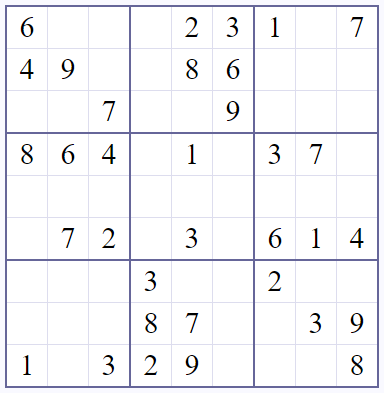
#> input picture Problem Images/1.JPG, 384 x 393 px; its folder holds only this picture in this run
$ python Sudoku_IMG_Reader_Restarted.py   (older library calls are emulated)
#> lines starting #> are read from the running program, lines starting #| are printed output that depends on the picture; after the words box and inside, x2 and y2 are one past the last pixel; in counts of white or black regions, pixels touching at a corner belong together
#> `images = [cv2.imread(file) for file in glob.glob("C:\\Users\\Akash MSI..`: images = 1 item
#> the loop `for i in range (0 , len(images)):` made 1 pass
#> (image_no, cc, ww, hh, color, xx) on pass 1: (1, 3, 414, 423, (255, 255, 255), 15)
#> pass 1, in skew_correction, `img = im.fromarray(img_orig)`:
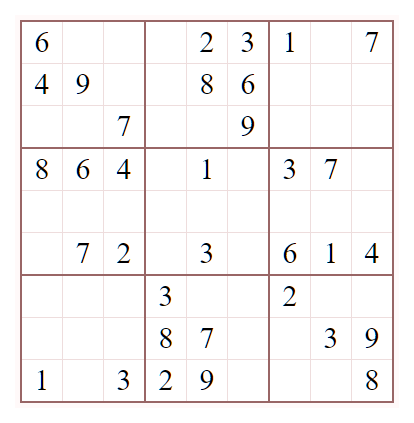
#> img: PIL image 414x423 RGB; mean R, G, B 247.7, 245.3, 245.3
#> pass 1, in skew_correction, `img = img.resize(size, im.ANTIALIAS)`:
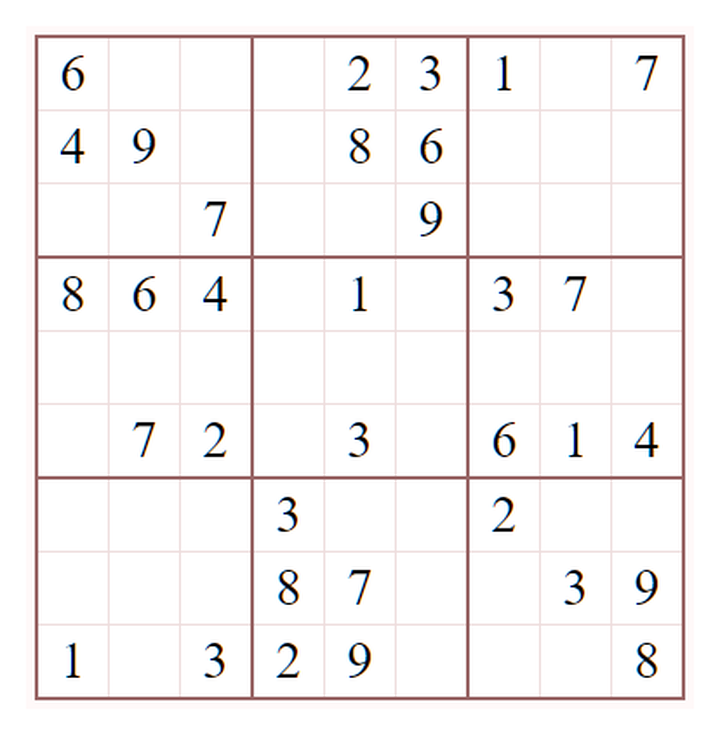
#> img: PIL image 720x735 RGB; mean R, G, B 247.3, 244.7, 244.7
#> pass 1, in skew_correction, `bin_img = 1 - (pix.reshape((ht, wd)) / 255.0)`:
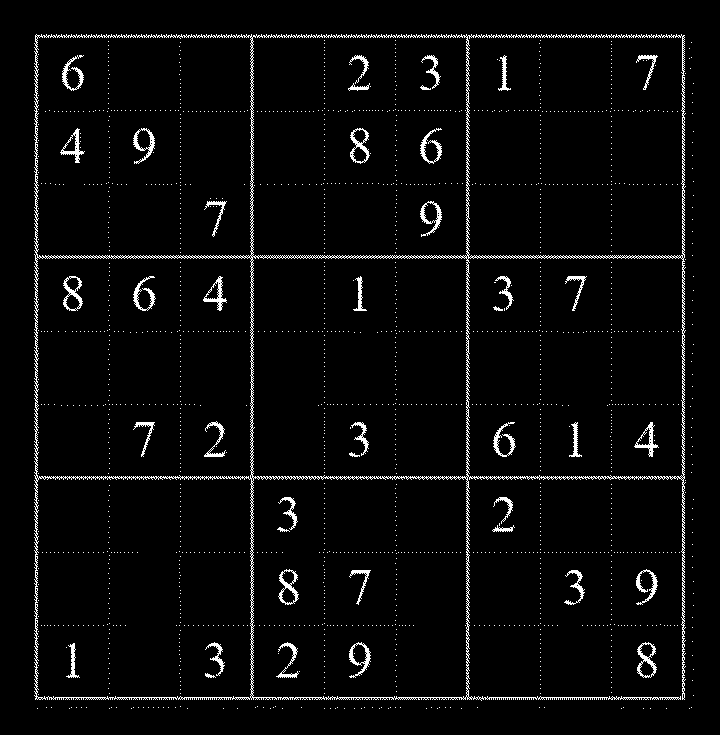
#> bin_img: shape (735, 720) float64; values 0 (black) and 1 (white), 3.6% white in thin lines or dots, all inside (x1, y1, x2, y2) = (34, 34, 694, 709)
#> after the loop `for i in range (0 , len(images)):`:
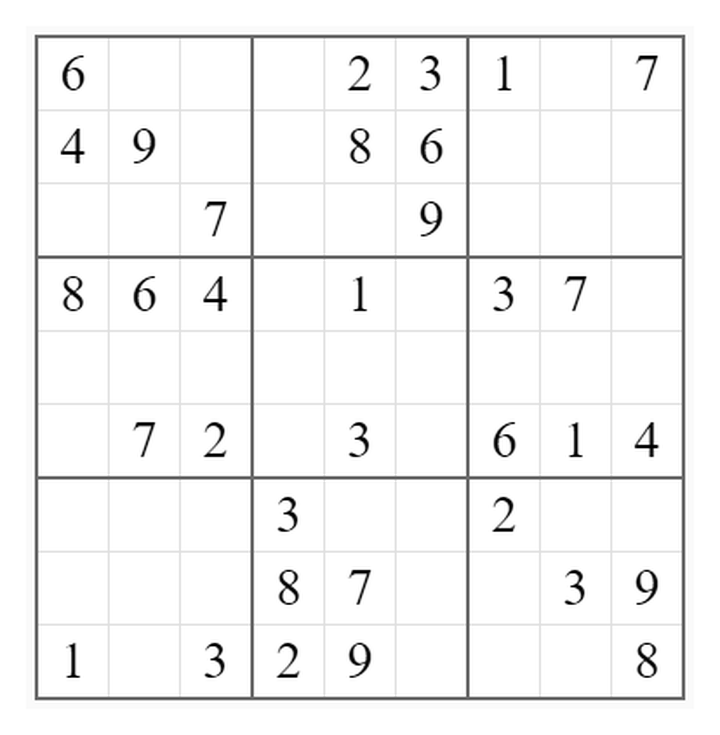
#> img_skew_corrected: shape (735, 720); min 0, max 255, mean 245
#> after the loop `for i in range (0 , len(images)):`: vertical_line: shape (735, 720); every value is 0
### Digit_to_Array.py
# -*- coding: utf-8 -*-
"""
Created on Wed Jan  6 21:54:37 2021

@author: Akash MSI
"""


from PIL import ImageGrab, Image
import numpy as np
import cv2
import pytesseract

thresh = 170

detected_tables_org = cv2.imread('detected_tables_org.jpg',0)
#> detected_tables_org: shape (659, 645); min 0, max 255, mean 245.7
BW_detected_tables_org = cv2.threshold(detected_tables_org, thresh, 255, cv2.THRESH_BINARY)[1]
#> BW_detected_tables_org: shape (659, 645); 96% white; 35 black regions, largest, box (x1, y1, x2, y2) and area: (0, 0, 645, 659) 8510, (312, 90, 332, 126) 321, (599, 605, 619, 640) 313

TS_detected_lines_horizontal = cv2.imread('TS_detected_lines_horizontal.jpg',0)
#> TS_detected_lines_horizontal: shape (659, 645); min 0, max 255, mean 8.4
BW_TS_detected_lines_horizontal = cv2.threshold(TS_detected_lines_horizontal, thresh, 255, cv2.THRESH_BINARY)[1]
#> BW_TS_detected_lines_horizontal: shape (659, 645); 3.3% white; 1 white region, box (x1, y1, x2, y2) and area: (0, 0, 645, 659) 13956


TS_detected_lines_vertical = cv2.imread('TS_detected_lines_vertical.jpg',0)
#> TS_detected_lines_vertical: shape (659, 645); min 0, max 255, mean 0.8
BW_TS_detected_lines_vertical = cv2.threshold(TS_detected_lines_vertical, thresh, 255, cv2.THRESH_BINARY)[1]
#> BW_TS_detected_lines_vertical: shape (659, 645); 0.31% white; 1 white region, box (x1, y1, x2, y2) and area: (643, 0, 645, 659) 1302


detected_table_from_folder = BW_detected_tables_org + BW_TS_detected_lines_horizontal +BW_TS_detected_lines_vertical
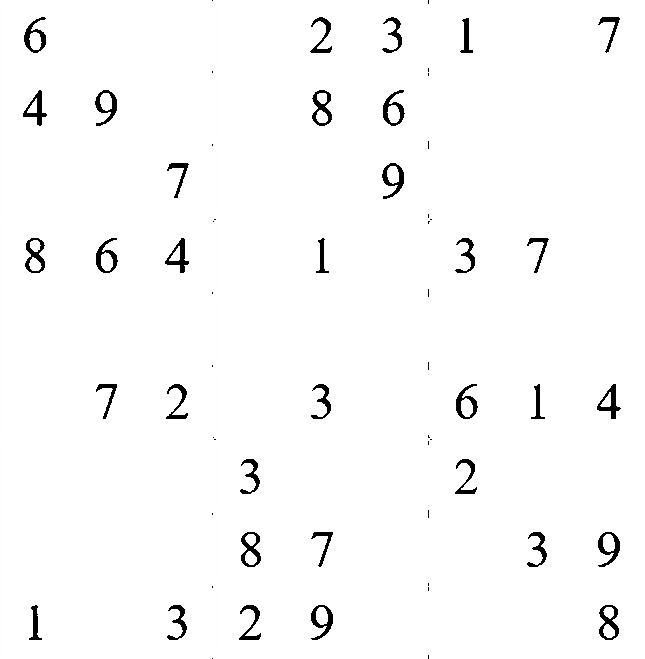
#> detected_table_from_folder: shape (659, 645); min 0, max 255, mean 249.7

# cv2.imshow('detected_table_from_folder',detected_table_from_folder)
# cv2.waitKey(0)
# cv2.destroyAllWindows()

def text_it(arr):
    #config = ('-l eng --oem 1 --psm 6 ')
    # config = ('-l eng --oem 2 --psm 6 ')
    #config = ('-l eng --oem 2 --psm 6 ')
    config = r'--oem 3 --psm 6 outputbase digits'
    arr = np.uint8(arr)
    im_pil = Image.fromarray(arr)
    a,b = arr.shape
    text = ''
    if a and b:
        size =  b * 4 , a * 4

        im_resized = im_pil.resize(size, Image.ANTIALIAS)
        im_np = np.asarray(im_resized)
        im_bw = cv2.bitwise_not(im_np)

        kernel_sharpening = np.array([[-1,-1,-1], [-1, 9,-1],[-1,-1,-1]])
        sharpened = cv2.filter2D(im_bw, -1, kernel_sharpening)
        text = pytesseract.image_to_string(im_pil , config = config)
        # print(text)
    return text

text_pop = np.zeros((9,9))


a,b = detected_table_from_folder.shape
#> a = 659; b = 645

for x in range (0, 9,1):
    for y in range (0, 9,1):
        sa =detected_table_from_folder[x*int(a/9):(x+1)*int(a/9) , y*int(b/9):(y+1)*int(b/9)]
        text_out = text_it(np.array(sa))
        numeric_filter = filter(str.isdigit, text_out)
        numeric_string = "".join(numeric_filter)
        # text_1 = int(text)
        if numeric_string.isdigit():
            # print('Yes! Yes! Yes!' )
            if int(numeric_string) >0 and int(numeric_string) <10:
                text_pop[x,y] = int(numeric_string)


sudoku_que = text_pop.tolist()

# -*- coding: utf-8 -*-
"""
Created on Thu Jan  7 02:12:58 2021

@author: Akash MSI
"""

# -*- coding: utf-8 -*-
"""
Created on Mon Jan  4 00:16:07 2021

@author: Akash MSI
"""

# [82 lines left out: functions display_board, is_empty, in_row, in_column, in_block, empty_cell and 1 more, not called in this run]


# for i in range(0,empty_cnt):
#     if grid_patt[i-1][j-1] <= 0:

input_grid = sudoku_que
print('Orginal Board:')
display_board(input_grid)

empty_cell_pos = empty_cell(input_grid)
# empty_cnt = len(empty_cell_pos)
solved_grid = backtrack_solver(empty_cell_pos , input_grid , 0)


# [7 lines of commented-out code are left out]


### Sudoku_IMG_Reader_Restarted.py
# -*- coding: utf-8 -*-
"""
Created on Mon Jan  4 23:55:20 2021

@author: Akash MSI
"""

# -*- coding: utf-8 -*-
"""
Created on Mon Jan  4 17:47:59 2021

@author: Akash MSI
"""

import numpy as np
from PIL import Image as im
from scipy import ndimage
from scipy.ndimage import interpolation as inter
#import hickle as hkl
import cv2
import glob
import collections
import os
import shutil


def find_score(arr, angle):
    data = inter.rotate(arr, angle, reshape=False, order=0)
    hist = np.sum(data, axis=1)
    score = np.sum((hist[1:] - hist[:-1]) ** 2)
    return hist, score

def skew_correction(img_orig):
    img = im.fromarray(img_orig)
    a,b = img.size

    if b>=a:
        size =  720 , int((b/a)*720)
    else:
        size =   int((a/b)*720)   ,720

    img = img.resize(size, im.ANTIALIAS)

    wd, ht = img.size
    pix = np.array(img.convert('1').getdata(), np.uint8)
    bin_img = 1 - (pix.reshape((ht, wd)) / 255.0)

    delta = 0.1
    limit = 5
    angles = np.arange(-limit, limit+delta, delta)
    scores = []
    for angle in angles:
        hist, score = find_score(bin_img, angle)
        scores.append(score)

    best_score = max(scores)
    if best_score>300000:
        best_angle = angles[scores.index(best_score)]
    else:
        best_angle=0


    if abs(best_angle)<0.2:
        best_angle = 0
#print('Best angle: {}'.format(best_angle))

# correct skew
    img_skew_corrected = ndimage.rotate(img, best_angle)
    if len(img_skew_corrected.shape) == 3:
        img_skew_corrected=cv2.cvtColor(img_skew_corrected,cv2.COLOR_BGR2GRAY)
#hkl.dump([img_skew_corrected], "img_skew_corrected")
#cv2.imwrite('skew_corrected.jpg', img_skew_corrected)
    return img_skew_corrected


def line_removal(img_skew_corrected):
    img = img_skew_corrected.copy()
    if len(img.shape) == 3:
        img=cv2.cvtColor(img,cv2.COLOR_BGR2GRAY)

    ret,thresh = cv2.threshold(img,70,255,cv2.THRESH_BINARY)

    th2 = cv2.adaptiveThreshold(img,255, cv2.ADAPTIVE_THRESH_GAUSSIAN_C, cv2.THRESH_BINARY,5,10)
    #cv2.imwrite("th2.jpg" , th2)

    #blur2 = cv2.GaussianBlur(img, (3,3) , 0)
    #ret42,th42 = cv2.threshold(blur2,0,255,cv2.THRESH_BINARY+cv2.THRESH_OTSU)

    blur = cv2.bilateralFilter(th2,9,75,75)
    #blur = cv2.GaussianBlur(th2, (1,1) , 0)
    ret4,th4 = cv2.threshold(blur,0,255,cv2.THRESH_BINARY+cv2.THRESH_OTSU)
    #cv2.imwrite("th4.jpg" , th4)
    #th4 = cv2.bilateralFilter(th4,9,75,75)      #bahiashdakjdsakjaskj

    vertical_line = cv2.bitwise_not(th4.copy())
    cv2.imwrite("hello.jpg" , vertical_line)
    ret_bound, markers_img,stats,centroids = cv2.connectedComponentsWithStats(vertical_line)

    freq = collections.Counter(stats[:,3])
    for i  in range (0,6):
        freq[i]=0

    counter_list = sorted(freq.most_common())
    #print(counter_list)
    counter_index = 0

    for i in range (len(counter_list)-1 , 6 ,-1):
        vert_mode , value = counter_list[i]
        if value>30 and vert_mode<18:
            counter_index = i
            break

    if counter_index > 0:
        vert_mode , value = counter_list[counter_index]
    else:
        vert_mode=1
    #print(vert_mode)
    for i in range (0,1):
        kernel = np.ones((vert_mode+2,1),np.uint8)
        vertical_line = cv2.erode(vertical_line , kernel, iterations=1)
        vertical_line = cv2.dilate(vertical_line , kernel, iterations=1)
        kernel = np.ones((vert_mode,1),np.uint8)
        vertical_line = cv2.dilate(vertical_line , kernel, iterations=1)

    vertical_line = cv2.blur(vertical_line , (3,3))

    horizontal_line = cv2.bitwise_not(th4.copy())

    for i in range (0,1):
        kernel = np.ones((1,2*vert_mode),np.uint8)
        horizontal_line = cv2.erode(horizontal_line , kernel, iterations=1)
        horizontal_line = cv2.dilate(horizontal_line , kernel, iterations=1)
        kernel = np.ones((1,vert_mode),np.uint8)
        horizontal_line = cv2.dilate(horizontal_line , kernel, iterations=1)

    horizontal_line = cv2.blur(horizontal_line , (3,3))

    ret,horizontal_line = cv2.threshold(horizontal_line,70,255,cv2.THRESH_BINARY)
    ret,vertical_line = cv2.threshold(vertical_line,70,255,cv2.THRESH_BINARY)


    #final_img1 = th42+horizontal_line+vertical_line
    img_line_only = horizontal_line.astype(np.float64) + vertical_line.astype(np.float64)
    for i in range (0,img_line_only.shape[0]):
        for j in range (0,img_line_only.shape[1]):
            if img_line_only[i,j]> 255:
                img_line_only[i,j]=255
    cv2.imwrite("lpplpl.jpg" , img_line_only)
    ret, markers,stats,centroids =cv2.connectedComponentsWithStats(np.uint8(img_line_only))
    cv2.imwrite("wwe.jpg" , markers)
    area = np.zeros((stats.shape[0] ,1))
    for i in range (0,stats.shape[0]):
        area[i] = (stats[i,3] * stats[i,2])
        #print(area[i])
        if area[i] < (vert_mode*2)*(vert_mode*2):
            area[i] = 0


    for k in range (0,area.shape[0]):
        if area[k]==0:
            left = int(stats[k,0])
            top = int(stats[k,1])
            for i in range (0, stats[k,3]):
                for j in range (0, stats[k,2]):
                    vertical_line[int(top+i) , int(left+j)] = 0
                    horizontal_line[int(top+i) , int(left+j)] = 0

    cv2.imwrite("peepoo.jpg" , vertical_line)
    cv2.imwrite("poopoo.jpg" , horizontal_line)

    final_img2 = img.astype(np.float64) + horizontal_line.astype(np.float64) + vertical_line.astype(np.float64)
    for i in range (0,final_img2.shape[0]):
        for j in range (0,final_img2.shape[1]):
            if final_img2[i,j]> 255:
                final_img2[i,j]=255

    #ret5,th5 = cv2.threshold(np.uint8(final_img2),0,255,cv2.THRESH_BINARY+cv2.THRESH_OTSU)

    #cv2.imwrite("final_img2.jpg" , final_img2)
    #cv2.imwrite("final_img1.jpg" , final_img1)


    img_line_removed = final_img2

    return img_line_only, img_line_removed , vertical_line , horizontal_line , vert_mode


def text_inversion(img,  vert_mode ,img_skew_corrected):

    img_skew_corrected_reverse=cv2.bitwise_not(img_skew_corrected)
    original_img_reverse = cv2.bitwise_not(img)
    #blur = cv2.GaussianBlur(img, (1,1) , 0)
    ret,thresh_img = cv2.threshold(np.uint8(img),0,255,cv2.THRESH_BINARY+cv2.THRESH_OTSU)

    inv_img = cv2.bitwise_not(thresh_img)
    #ret,img_line_removed = cv2.threshold(img_line_removed,170,255,cv2.THRESH_BINARY)
    # im2, contours, hierarchy = cv2.findContours(img_line_removed,cv2.RETR_TREE,cv2.CHAIN_APPROX_SIMPLE)

    a,b = thresh_img.shape

    ret_outer_bound, markers_outer_bound,stats_outer_bound,centroids_outer_bound= cv2.connectedComponentsWithStats(inv_img)


    area_outer_bound = np.zeros((stats_outer_bound.shape[0] ,1))

    for i in range (0,stats_outer_bound.shape[0]):
            area_outer_bound[i] = (stats_outer_bound[i,3] * stats_outer_bound[i,2])

            if area_outer_bound[i] < ((vert_mode)*(vert_mode*6)) or area_outer_bound[i]>a*b/1.1  or stats_outer_bound[i,2]<vert_mode*3:
                area_outer_bound[i] = 0

    for k in range (0,area_outer_bound.shape[0]):
            if area_outer_bound[k]!=0:
                left = int(stats_outer_bound[k,0])
                top = int(stats_outer_bound[k,1])

                for i in range (top, stats_outer_bound[k,3]+top):
                    for j in range (left, stats_outer_bound[k,2]+left):
                        img[i,j] = 255


                for i in range (top, stats_outer_bound[k,3]+top):
                    for j in range (left, stats_outer_bound[k,2]+left):
                        img[i,j] = img_skew_corrected_reverse[i,j]

    new_img = img

    return new_img


def table_seperator(vertical, horizontal, img_line_removed , img_line_only , img_skew_corrected , image_no , folder):

    lines_img = img_line_only.copy()
    ret, thresh = cv2.threshold(np.uint8(lines_img),0,255,cv2.THRESH_BINARY_INV+cv2.THRESH_OTSU)
    a,b = lines_img.shape


    ret_outer_bound, markers_outer_bound,stats_outer_bound,centroids_outer_bound = cv2.connectedComponentsWithStats(~thresh)

    area_outer_bound = np.zeros((stats_outer_bound.shape[0] ,1))

    for i in range (0,stats_outer_bound.shape[0]):
        area_outer_bound[i] = (stats_outer_bound[i,3] * stats_outer_bound[i,2])

        if area_outer_bound[i] < (a*b)/32 or area_outer_bound[i]>=a*b/1.2 or stats_outer_bound[i,2]<80:
            area_outer_bound[i] = 0

        temp=1


    for k in range (0,area_outer_bound.shape[0]):

        if area_outer_bound[k]!=0:
            left = int(stats_outer_bound[k,0])
            top = int(stats_outer_bound[k,1])
            detected_tables= np.zeros(( stats_outer_bound[k,3]-8,stats_outer_bound[k,2]-8) )
            detected_lines_horizontal = np.zeros(( stats_outer_bound[k,3]-8,stats_outer_bound[k,2]-8) )
            detected_lines_vertical = np.zeros(( stats_outer_bound[k,3]-8,stats_outer_bound[k,2]-8) )
            detected_tables_org = np.zeros(( stats_outer_bound[k,3]-8,stats_outer_bound[k,2]-8) )

            for i in range (0, stats_outer_bound[k,3]-8):
                for j in range (0, stats_outer_bound[k,2]-8):
                    detected_lines_vertical[ int(i) , int(j)] = vertical[int(top+i+4) , int(left+j+4)]
                    detected_lines_horizontal[ int(i) , int(j)] = horizontal[int(top+i+4) , int(left+j+4)]
                    detected_tables[i , j] = img_line_removed[int(top+i+4) , int(left+j+4)]
                    detected_tables_org[i , j] = img_skew_corrected[int(top+i+4) , int(left+j+4)]


            ht,wd=detected_lines_horizontal.shape

            ret, markers,statsh,centroids =cv2.connectedComponentsWithStats(np.uint8(detected_lines_horizontal))
            max_statsh = wd/2
            area = np.zeros((statsh.shape[0] ,1))
            for i in range (0,statsh.shape[0]):
                if statsh[i,2] < max_statsh:
                    area[i] = 1

            for p in range (0,statsh.shape[0]):
                if area[p]==1:
                    lefth = int(statsh[p,0])
                    toph = int(statsh[p,1])
                    for i in range (0, statsh[p,3]):
                        for j in range (0, statsh[p,2]):
                            detected_lines_horizontal[int(toph+i) , int(lefth+j)] = 0


            ret, markers,statsv,centroids =cv2.connectedComponentsWithStats(np.uint8(detected_lines_vertical))
            max_statsv = ht/3
            area = np.zeros((statsv.shape[0] ,1))
            for i in range (0,statsv.shape[0]):
                if statsv[i,3] < max_statsv:
                    area[i] = 1


            for q in range (0,statsv.shape[0]):
                if area[q]==1:
                    leftv = int(statsv[q,0])
                    topv = int(statsv[q,1])
                    for i in range (0, statsv[q,3]):
                        for j in range (0, statsv[q,2]):
                            detected_lines_vertical[int(topv+i) , int(leftv+j)] = 0


            temp=temp+1
            cv2.imwrite("klv.jpg",vertical)
            cv2.imwrite("klh.jpg",horizontal)


            left = int(stats_outer_bound[k,0])
            top = int(stats_outer_bound[k,1])
            for i in range (0, stats_outer_bound[k,3]):
                for j in range (0, stats_outer_bound[k,2]):
                    img_line_removed[int(top+i) , int(left+j)] = 255
                    vertical[int(top+i) , int(left+j)]=0
                    horizontal[int(top+i) , int(left+j)]=0


    cv2.imwrite('TS_img_line_removed.jpg' , img_line_removed)
    cv2.imwrite('TS_horizontal.jpg' , horizontal)
    cv2.imwrite('TS_vertical.jpg' , vertical)


    cv2.imwrite('TS_detected_tables.jpg' , detected_tables)
    cv2.imwrite('detected_tables_org.jpg' , detected_tables_org)
    cv2.imwrite('TS_detected_lines_vertical.jpg' , detected_lines_vertical)
    cv2.imwrite('TS_detected_lines_horizontal.jpg' , detected_lines_horizontal)


    return 0


Sudoku_Image = "C:\\Users\\Akash MSI\\Desktop\\Sudoku\\Problem Images"
total_input_files = len(os.listdir(Sudoku_Image))


for j in range (0,total_input_files):
    images = [cv2.imread(file) for file in glob.glob("C:\\Users\\Akash MSI\\Desktop\\Sudoku\\Problem Images\*.jpg" .format(j+1)) ]

# [46 lines of commented-out code are left out]


for i in range (0 , len(images)):
    image_no = i+1
    img_orig_2 = images[i]

    ht, wd, cc= img_orig_2.shape

# create new image of desired size and color (blue) for padding
    ww = 30+wd
    hh = 30+ht
    color = (255,255,255)
    img_orig = np.full((hh,ww,cc), color, dtype=np.uint8)

# compute center offset
    xx = (ww - wd) // 2
    yy = (hh - ht) // 2

# copy img image into center of result image
    img_orig[yy:yy+ht, xx:xx+wd] = img_orig_2


    img_skew_corrected = skew_correction(img_orig)
    img_line_only, img_line_removed,vertical_line , horizontal_line , vert_mode = line_removal(img_skew_corrected)
#    cv2.imwrite("img_line_removed.jpg",img_line_removed)
#    cv2.imwrite("vertical_line.jpg",vertical_line)
#    cv2.imwrite("horizontal_line.jpg",horizontal_line)


    img_line_removed = text_inversion(np.uint8(img_line_removed) , vert_mode , img_skew_corrected)

    table_seperator(vertical_line,horizontal_line, img_line_removed , img_line_only , img_skew_corrected , image_no , j )


# [18 lines of commented-out code are left out]


#> (the run stopped early here; a loop or call above may not have finished)
